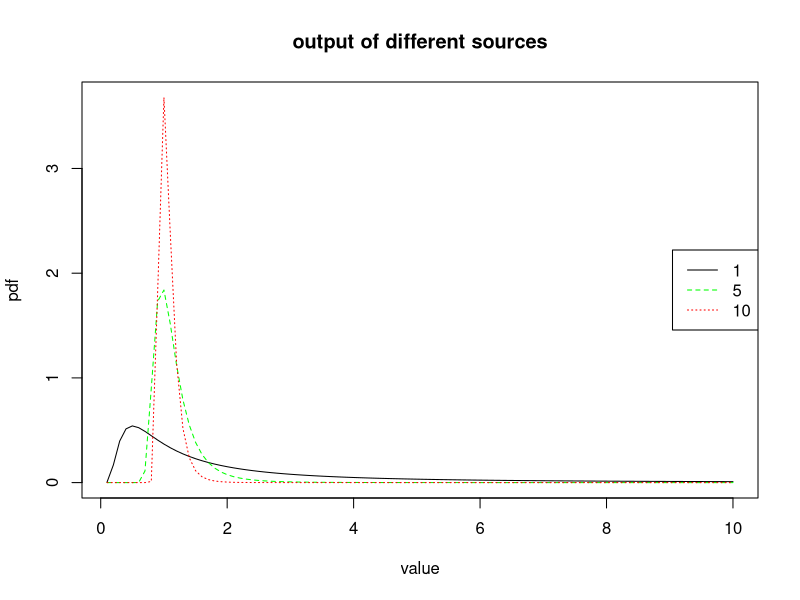
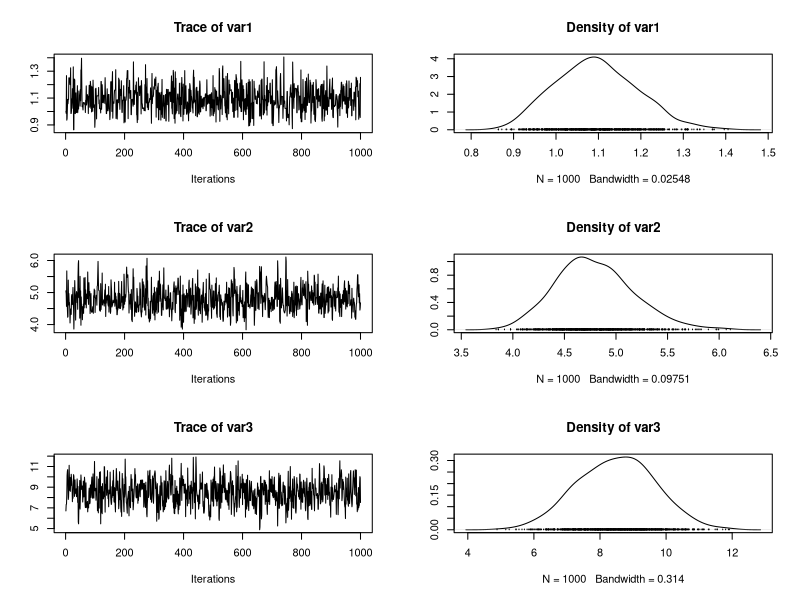
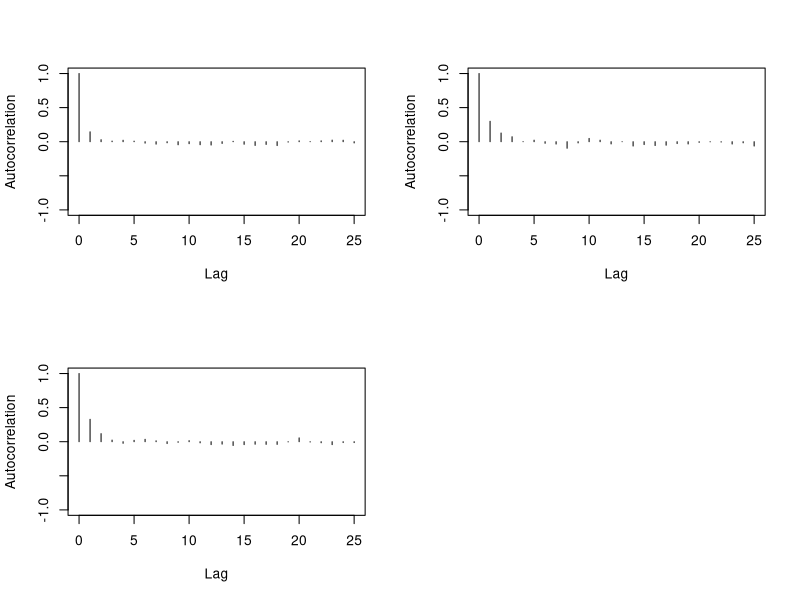

The R script that drew these images, in order:
## ---- chunk 1
knitr::opts_chunk$set(echo = TRUE, fig.pos = 'h', fig.align = 'center')
knitr::opts_chunk$set(fig.cap = "",  fig.path = "Plot")
library(coda)
library(evd)
library(coda)
## ---- chunk 2
set.seed(1)
# parameter setup
K = 2
D = 3
A = matrix(c(1,1,0,0,1,1),nrow = K, ncol = D,byrow = TRUE)
alpha_truth = c(1,5,10)
## ---- chunk 3
x = seq(0.1, 10, 0.1)
pdf = cbind(dfrechet(x, shape = alpha_truth[1]), 
      dfrechet(x, shape = alpha_truth[2]), dfrechet(x, shape = alpha_truth[3]))
matplot(x,pdf, type = 'l', ylab = 'pdf', xlab = 'value',
        col = c('black', 'green', 'red'), lty = 1:3, lwd = 1,
        main = 'output of different sources')
legend('right', legend = alpha_truth, col = c('black', 'green', 'red'), lty = 1:3, lwd = 1)
## ---- chunk 4
arm_hist = c(1,2,1,2) # keep history of what arms were played 
Y_hist = c(3,4,5,6) # keep history of rewards

# evaluate likelihood at alpha_current
alpha_current = alpha_truth # current value of shape parameter in the chain
alpha_d = alpha_current
likelihood = 1
for (step in 1:length(arm_hist)) {
  It = arm_hist[step] # the arm played at that step
  yt = Y_hist[step] # the reward at that step
  a_Itd = A[It,] # the connection at that step
  polynomial_terms = sum(a_Itd*alpha_d*yt^(-alpha_d-1))
  exponential_terms = exp(-sum(a_Itd*yt^(-alpha_d)))
  likelihood = likelihood*polynomial_terms*exponential_terms
}
likelihood
## ---- chunk 5
arm_hist = c(1,2,1,2) # keep history of what arms were played
Y_hist = c(3,4,5,6) # keep history of rewards

# evaluate likelihood at alpha_current
alpha_current = alpha_truth # current value of shape parameter in the chain
It = arm_hist # a vector of size #times
yt = matrix(Y_hist, nrow = length(arm_hist), ncol = D, byrow = FALSE) # a matrix of size #times x #sources
a_Itd = A[It,] # a matrix of size #times x #sources
alpha_d = matrix(alpha_current, nrow = length(arm_hist), ncol = D, byrow = TRUE)
polynomial_terms = rowSums(a_Itd*alpha_d*yt^(-alpha_d-1)) # a vector of size #times
exponential_terms = exp(-rowSums(a_Itd*yt^(-alpha_d))) # a vector of size #times
likelihood = prod(polynomial_terms*exponential_terms)
likelihood
## ---- chunk 6
compute_likelihood <- function(arm_hist, Y_hist, alpha, A){
  # Compute the likelihood of given alpha and structure A
  # arm_hist: a vector of length #times indicating which arms were played in history
  # Y_hist: a vector of length #times recording the rewards we received from playing arm_hist
  # alpha: a vector of length D #sources indicating the shape parameters of sources at which the likelihood will be evaluated
  # A: a matrix of size #arms x #sources indicating the current configuration of the problem
  # return: likelihood
  
  It = arm_hist # a vector of size #times
  yt = matrix(Y_hist, nrow = length(arm_hist), ncol = D, byrow = FALSE) # a matrix of size #times x #sources
  a_Itd = A[It,] # a matrix of size #times x #sources
  alpha_d = matrix(alpha, nrow = length(arm_hist), ncol = D, byrow = TRUE)
  polynomial_terms = rowSums(a_Itd*alpha_d*yt^(-alpha_d-1)) # a vector of size #times
  exponential_terms = exp(-rowSums(a_Itd*yt^(-alpha_d))) # a vector of size #times
  likelihood = prod(polynomial_terms*exponential_terms)
  return(likelihood)
}
## ---- chunk 7
compute_loglikelihood <- function(arm_hist, Y_hist, alpha, A){
  # Compute the loglikelihood of given alpha and structure A
  # arm_hist: a vector of length #times indicating which arms were played in history
  # Y_hist: a vector of length #times recording the rewards we received from playing arm_hist
  # alpha: a vector of length D #sources indicating the shape parameters of sources at which the likelihood will be evaluated
  # A: a matrix of size #arms x #sources indicating the current configuration of the problem
  # return: likelihood
  
  It = arm_hist # a vector of size #times
  yt = matrix(Y_hist, nrow = length(arm_hist), ncol = D, byrow = FALSE) # a matrix of size #times x #sources
  a_Itd = A[It,] # a matrix of size #times x #sources
  alpha_d = matrix(alpha, nrow = length(arm_hist), ncol = D, byrow = TRUE)
  polynomial_terms = rowSums(a_Itd*alpha_d*yt^(-alpha_d-1)) # a vector of size #times
  exponential_terms = exp(-rowSums(a_Itd*yt^(-alpha_d))) # a vector of size #times
  loglikelihood = sum(log(polynomial_terms*exponential_terms))
  return(loglikelihood)
}
## ---- chunk 8
compute_likelihood(arm_hist, Y_hist, alpha_current, A)
compute_loglikelihood(arm_hist, Y_hist, alpha_current, A)
## ---- chunk 9
# suppose we want to sample alpha of source 1
alpha_current = c(2,5,10)
alpha_new = c(1,5,10) # propose new value for source 1 shape parameter
d = 1 # index of the source that we are going to update the shape parameter
tuning = 0.5 # tuning parameter of the proposal distribution - control variance around the current iteration
## ---- chunk 10
compute_acceptance_ratio <- function(arm_hist, Y_hist, alpha_current, alpha_new, d, A){
  # Compute the acceptance ratio of the proposed dth shape parameter in alpha_new with the current value in alpha_current under Metropolis-Hasting method
  # arm_hist: a vector of length #times indicating which arms were played in history
  # Y_hist: a vector of length #times recording the rewards we received from playing arm_hist
  # alpha_current: a vector of length D #sources indicating the current shape parameters of sources
  # alpha_new: a vector of length D #sources indicating the new shape parameters of sources
  # d: the index of the source that we are going to update
  # A: a matrix of size #arms x #sources indicating the current configuration of the problem
  # return: r: acceptance ratio for the newly proposed shape parameter of source #d
  
  a = 1 # prior parameters of alpha Gamma(a,b)
  b = 1 # prior parameters of alpha Gamma(a,b)
  
  # extract the shape parameter of the souce we want to update
  alpha_current_d = alpha_current[d]
  alpha_new_d = alpha_new[d]
  
  # compute the pdf of all parts in acceptance ratio formula for Metropolis-Hasting algo
  loglikelihood_alpha_current = compute_loglikelihood(arm_hist, Y_hist, alpha_current, A) #likelihood at alpha_current
  loglikelihood_alpha_new = compute_loglikelihood(arm_hist, Y_hist, alpha_new, A) #likelihood at alpha_new
  prior_alpha_current = (alpha_current_d^(a-1))*exp(-b*alpha_current_d) #prior at alpha_current
  prior_alpha_new = (alpha_new_d^(a-1))*exp(-b*alpha_new_d) #prior at alpha_new
  # g(alpha_current_d|alpha_new_d) Gamma(alpha_new_d*tuning,tuning)
  sample_alpha_current = dgamma(alpha_current_d, shape = alpha_new_d*tuning, rate = tuning)  
  # g(alpha_new_d|alpha_current_d) Gamma(alpha_current_d*tuning,tuning)
  sample_alpha_new = dgamma(alpha_new_d, shape = alpha_current_d*tuning, rate = tuning) 
  
  # compute acceptance ratio
  r = (exp(loglikelihood_alpha_new -loglikelihood_alpha_current)*prior_alpha_new*sample_alpha_current)/
  (prior_alpha_current*sample_alpha_new)

  return(r)
}
## ---- chunk 11
compute_acceptance_ratio(arm_hist, Y_hist, alpha_current, alpha_new, d, A)
## ---- chunk 12
set.seed(1)
# play 1st arm 200 times and then 2nd arm 200 times
arm_hist = c(rep(1,200), rep(2,200))
Y_hist = rep(0, length(arm_hist))
# simulate data
for (step in 1:length(arm_hist)) {
  It = arm_hist[step] # arm that was played at that step
  active_source = (A[It,])*(1:D) # which sources are active
  Y_hist[step] = max(rfrechet(sum(A[It,]),shape = alpha_truth[active_source]))
}
## ---- chunk 13
# start the chain with alpha = c(2,4,6)
alpha_current = c(2,4,6)
tuning = 5 # tuning parameter of the proposal distribution
burnin = 1000
size = 5000 # total number of posterior samples before thining
thining = 5
ALPHA = matrix(0, nrow = size, ncol = D) # matrix to save samples from posterior distribution
count = 0
accept = 0
for (t in 1:(burnin+size)) {
  for (d in 1:D) {
    alpha_current_d = alpha_current[d]
    # propose new values using proposal distribution Gamma(alpha_current_d*tuning,tuning)
    alpha_new_d = rgamma(1, shape = alpha_current_d*tuning, rate = tuning)
    alpha_new = alpha_current
    alpha_new[d] = alpha_new_d
    
    # compute acceptance ratio
    r = compute_acceptance_ratio(arm_hist, Y_hist, alpha_current, alpha_new, d, A)
    u = runif(1,0,1)
    count = count + 1
    if (u<r) {
      # accept proposed value
      alpha_current = alpha_new
      accept = accept + 1
    }
  }
  
  if (t>burnin) {
    # past burnin period already - save output
    ALPHA[t-burnin,] = alpha_current
  }
}
ALPHA = ALPHA[seq(1, size, thining),]
print(accept/count)
## ---- chunk 14
ALPHA.mcmc <- mcmc(ALPHA, start = 1)
summary(ALPHA.mcmc)
plot(ALPHA.mcmc)
autocorr.plot(ALPHA.mcmc)
